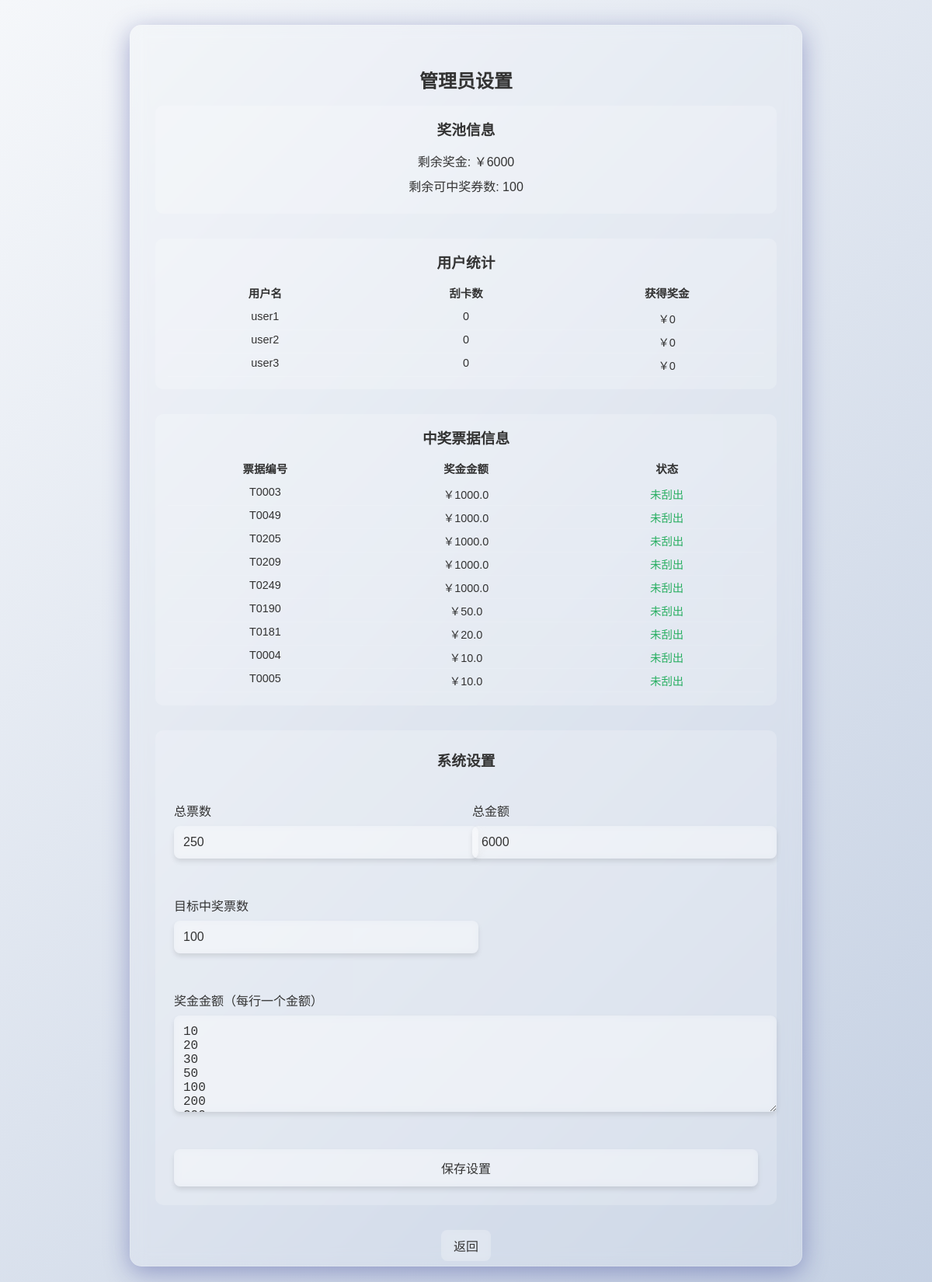
/admin/settings (signed in), run on the app's committed database.
### tables this page shows
CREATE TABLE users (
                id INTEGER PRIMARY KEY,
                username TEXT UNIQUE,
                password TEXT,
                spent_amount REAL DEFAULT 0
            );

CREATE TABLE tickets (
                id INTEGER PRIMARY KEY,
                ticket_number TEXT,
                amount REAL,
                is_selected INTEGER DEFAULT 0
            );

### app.py (the view, shortened to what this page needs)
@app.route('/admin/settings', methods=['GET', 'POST'])
def admin_settings():
    if 'admin' not in session:
        return redirect(url_for('admin'))
    try:
        with open('setting.json', 'r', encoding='utf-8') as f:
            settings = json.load(f)
    except FileNotFoundError:
        settings = {
            'total_tickets': 100,
            'total_amount': 10000,
            'target_winning_tickets': 50,
            'prize_amounts': [10, 20, 30, 50, 100, 200, 500, 1000]
        }
    user_stats = []
    remaining_prize_pool = 0
    remaining_winning_tickets = 0
    winning_tickets = []
    try:
        conn = sqlite3.connect('xx.sqlite')
        cursor = conn.cursor()
        cursor.execute('SELECT username FROM users')
        users = cursor.fetchall()
        cursor.execute('SELECT COUNT(*), COALESCE(SUM(amount), 0) FROM tickets WHERE is_selected = 1')
        total_scratched, total_winnings = cursor.fetchone()
        user_stats = []
        for user in users:
            user_stats.append((user[0], total_scratched or 0, total_winnings or 0))
        cursor.execute('SELECT COALESCE(SUM(amount), 0) FROM tickets WHERE is_selected = 1 AND amount > 0')
        won_amount = cursor.fetchone()[0] or 0
        remaining_prize_pool = settings['total_amount'] - won_amount
        cursor.execute('SELECT COUNT(*) FROM tickets WHERE is_selected = 1 AND amount > 0')
        won_tickets = cursor.fetchone()[0] or 0
        remaining_winning_tickets = settings['target_winning_tickets'] - won_tickets
        cursor.execute('SELECT ticket_number, amount, is_selected FROM tickets WHERE amount > 0 ORDER BY amount DESC, ticket_number')
        winning_tickets = cursor.fetchall()
        conn.close()
    except sqlite3.Error as e:
        print(f"查询统计信息错误: {e}")
    return render_template('admin_settings.html',
                         settings=settings,
                         user_stats=user_stats,
                         remaining_prize_pool=remaining_prize_pool,
                         remaining_winning_tickets=remaining_winning_tickets,
                         winning_tickets=winning_tickets)

### templates/admin_settings.html (shortened to what this page needs)
<!DOCTYPE html>
<html lang="zh-CN">
<head>
    <link rel="stylesheet" href="{{ url_for('static', filename='css/style.css') }}">
</head>
<body>
    <div class="glass-container">
        <h2>管理员设置</h2>
        <div style="margin-bottom: 2rem; padding: 1rem; background: rgba(255, 255, 255, 0.2); border-radius: 10px;">
            <h3 style="margin: 0 0 1rem 0; color: #333;">奖池信息</h3>
            <p style="margin: 0.5rem 0; color: #333;">剩余奖金: ￥{{ remaining_prize_pool }}</p>
            <p style="margin: 0.5rem 0; color: #333;">剩余可中奖券数: {{ remaining_winning_tickets }}</p>
        </div>
        <div style="margin-bottom: 2rem; padding: 1rem; background: rgba(255, 255, 255, 0.2); border-radius: 10px;">
            <h3 style="margin: 0 0 1rem 0; color: #333;">用户统计</h3>
            <div style="max-height: 200px; overflow-y: auto;">
                <div style="display: grid; grid-template-columns: 1fr 1fr 1fr; gap: 0.5rem; font-size: 0.9rem; margin-bottom: 0.5rem;">
                    <div style="font-weight: bold; color: #333;">用户名</div>
                    <div style="font-weight: bold; color: #333;">刮卡数</div>
                    <div style="font-weight: bold; color: #333;">获得奖金</div>
                </div>
                {% for user_stat in user_stats %}
                <div style="display: grid; grid-template-columns: 1fr 1fr 1fr; gap: 0.5rem; font-size: 0.9rem; padding: 0.25rem 0; border-bottom: 1px solid rgba(255, 255, 255, 0.1);">
                    <div style="color: #333;">{{ user_stat[0] }}</div>
                    <div style="color: #333;">{{ user_stat[1] }}</div>
                    <div style="color: #333;">￥{{ user_stat[2] }}</div>
                </div>
                {% endfor %}
            </div>
        </div>
        <div style="margin-bottom: 2rem; padding: 1rem; background: rgba(255, 255, 255, 0.2); border-radius: 10px;">
            <h3 style="margin: 0 0 1rem 0; color: #333;">中奖票据信息</h3>
            <div style="max-height: 300px; overflow-y: auto;">
                <div style="display: grid; grid-template-columns: 1fr 1fr 1fr; gap: 0.5rem; font-size: 0.9rem; margin-bottom: 0.5rem;">
                    <div style="font-weight: bold; color: #333;">票据编号</div>
                    <div style="font-weight: bold; color: #333;">奖金金额</div>
                    <div style="font-weight: bold; color: #333;">状态</div>
                </div>
                {% for ticket in winning_tickets %}
                <div style="display: grid; grid-template-columns: 1fr 1fr 1fr; gap: 0.5rem; font-size: 0.9rem; padding: 0.25rem 0; border-bottom: 1px solid rgba(255, 255, 255, 0.1);">
                    <div style="color: #333;">{{ ticket[0] }}</div>
                    <div style="color: #333;">￥{{ ticket[1] }}</div>
                    <div style="color: {% if ticket[2] == 1 %} #e74c3c {% else %} #27ae60 {% endif %}">{{ '已刮出' if ticket[2] == 1 else '未刮出' }}</div>
                </div>
                {% endfor %}
            </div>
        </div>
        <form method="POST" action="{{ url_for('admin_settings') }}" style="background: rgba(255, 255, 255, 0.2); border-radius: 10px; padding: 1.5rem; margin-bottom: 1rem;">
            <h3 style="margin: 0 0 1.5rem 0; color: #333;">系统设置</h3>
            <div style="display: grid; grid-template-columns: 1fr 1fr; gap: 1rem; margin-bottom: 1rem;">
                <div class="form-group">
                    <label for="total_tickets">总票数</label>
                    <input type="number" id="total_tickets" name="total_tickets" value="{{ settings['total_tickets'] }}" required>
                </div>
                <div class="form-group">
                    <label for="total_amount">总金额</label>
                    <input type="number" id="total_amount" name="total_amount" value="{{ settings['total_amount'] }}" required>
                </div>
            </div>
            <div style="display: grid; grid-template-columns: 1fr 1fr; gap: 1rem; margin-bottom: 1rem;">
                <div class="form-group">
                    <label for="target_winning_tickets">目标中奖票数</label>
                    <input type="number" id="target_winning_tickets" name="target_winning_tickets" value="{{ settings['target_winning_tickets'] }}" required>
                </div>
                <div></div>
            </div>
            <div class="form-group">
                <label for="prize_amounts">奖金金额（每行一个金额）</label>
                <textarea id="prize_amounts" name="prize_amounts" required>{{ settings['prize_amounts']|join('\n') }}</textarea>
            </div>
            <button type="submit" style="width: 100%; margin-top: 1rem;">保存设置</button>
        </form>
        <a href="{{ url_for('admin') }}">返回</a>
    </div>
</body>
</html>

### static/css/style.css (style rules this page uses)
body { font-family: Arial, sans-serif; display: flex; justify-content: center; align-items: center; height: 100vh; margin: 0; background-color: #f0f0f0; }

### templates/admin_settings.html (style rules this page uses)
body { background: linear-gradient(135deg, #f5f7fa, #c3cfe2); font-family: 'Arial', sans-serif; display: flex; justify-content: center; align-items: flex-start; min-height: 100vh; margin: 0; padding: 2rem 0; }
.glass-container { background: rgba(255, 255, 255, 0.1); backdrop-filter: blur(10px); border-radius: 15px; box-shadow: 0 8px 32px 0 rgba(31, 38, 135, 0.37); border: 1px solid rgba(255, 255, 255, 0.18); padding: 2rem; width: 90%; max-width: 800px; text-align: center; max-height: 90vh; overflow-y: auto; }
h2 { color: #333; margin-bottom: 1rem; }
form { display: flex; flex-direction: column; gap: 1rem; }
input, button { padding: 0.75rem; border-radius: 8px; border: none; background: rgba(255, 255, 255, 0.2); backdrop-filter: blur(5px); box-shadow: 0 4px 6px rgba(0, 0, 0, 0.1); color: #333; font-size: 1rem; transition: all 0.3s ease; }
button { cursor: pointer; }
a { display: inline-block; margin-top: 1rem; padding: 0.5rem 1rem; background: rgba(255, 255, 255, 0.2); backdrop-filter: blur(5px); border-radius: 8px; color: #333; text-decoration: none; transition: all 0.3s ease; }
.form-group { display: flex; flex-direction: column; align-items: flex-start; width: 100%; margin-bottom: 1rem; }
label { text-align: left; margin-bottom: 0.5rem; color: #333; }
input { width: 100%; text-align: left; }
textarea { width: 100%; min-height: 100px; padding: 0.75rem; border-radius: 8px; border: none; background: rgba(255, 255, 255, 0.2); backdrop-filter: blur(5px); box-shadow: 0 4px 6px rgba(0, 0, 0, 0.1); color: #333; font-size: 1rem; transition: all 0.3s ease; resize: vertical; }

### data on the page
users: username "user1", user_stat "0"
users: username "user2", user_stat "0"
users: username "user3", user_stat "0"
tickets: ticket_number "T0003", amount "1000.0", is_selected "未刮出"
tickets: ticket_number "T0049", amount "1000.0", is_selected "未刮出"
tickets: ticket_number "T0205", amount "1000.0", is_selected "未刮出"
tickets: ticket_number "T0209", amount "1000.0", is_selected "未刮出"
tickets: ticket_number "T0249", amount "1000.0", is_selected "未刮出"
tickets: ticket_number "T0190", amount "50.0", is_selected "未刮出"
tickets: ticket_number "T0181", amount "20.0", is_selected "未刮出"
tickets: ticket_number "T0004", amount "10.0", is_selected "未刮出"
tickets: ticket_number "T0005", amount "10.0", is_selected "未刮出"

### other printed values
{{ remaining_prize_pool }} "6000"
{{ remaining_winning_tickets }} "100"
